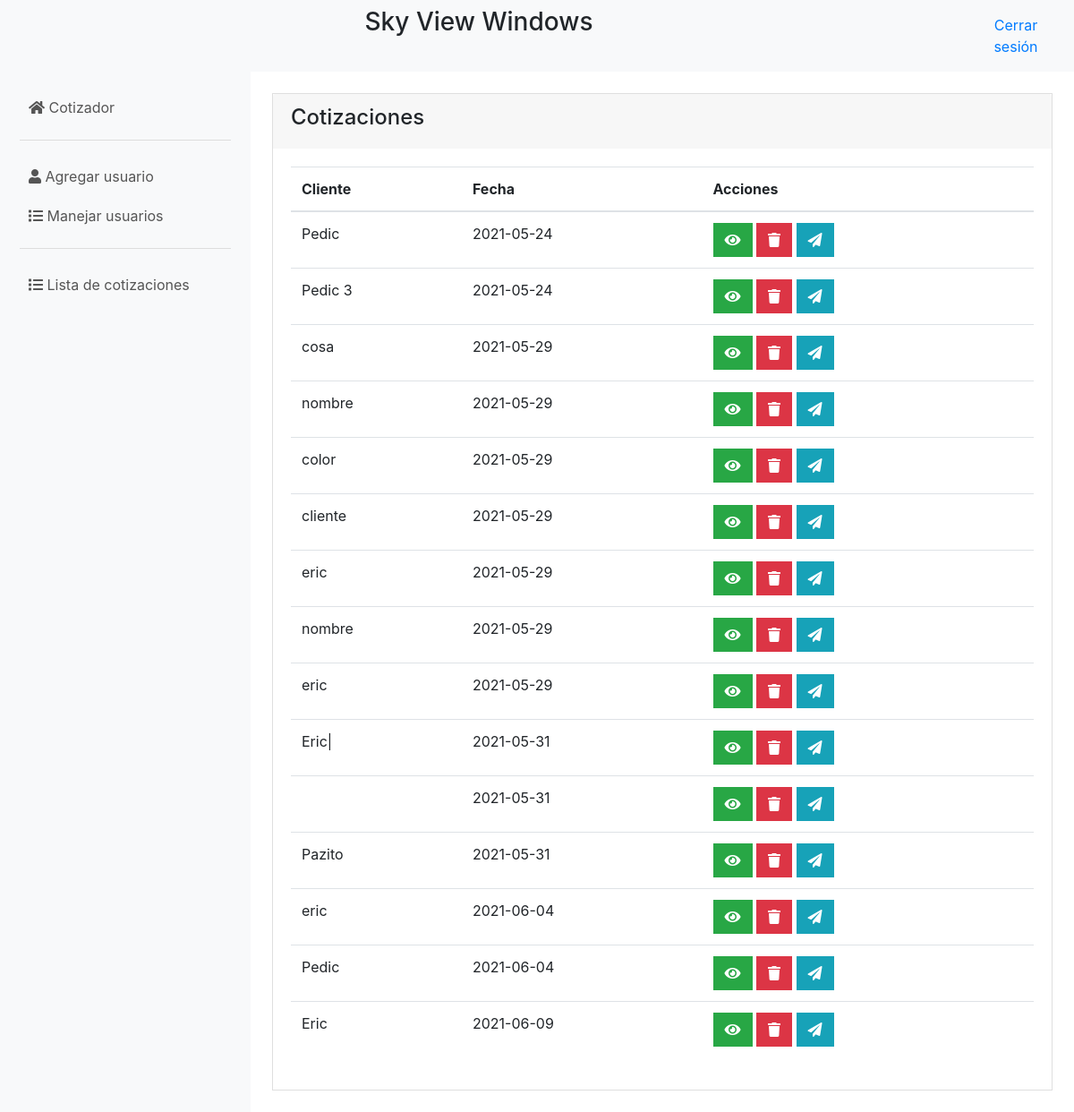
The app's page /views/components/lstCotizaciones.php (signed in), older data.
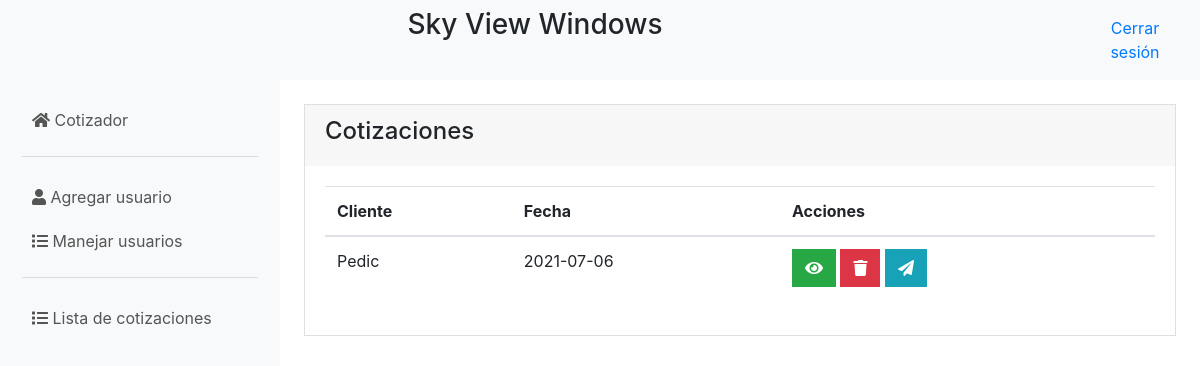
The same page, newer data.
### tables this page shows
CREATE TABLE `cotizaciones` (
  `idCotizacion` int(11) NOT NULL,
  `ventana` longtext NOT NULL CHECK (json_valid(`ventana`)),
  `cliente` varchar(100) NOT NULL,
  `fecha` date NOT NULL
);

### models/conexion.php (called while the page is built)
<?php
class Conexion {
  public static function conectar() {
    $servername = "127.0.0.1";
    $username = "root";
    $password = "";
    $dbname = "cotizador";
    try {
      $conexion = new PDO("mysql:host=$servername;dbname=$dbname", $username, $password);
      $conexion->setAttribute(PDO::ATTR_ERRMODE, PDO::ERRMODE_EXCEPTION);
    } catch (PDOException $exception) {
      print_r($exception);
    }
    return $conexion;
  }
}

### models/modelCotizaciones.php (called while the page is built, shortened)
<?php
require_once "conexion.php";
class CotizacionesModel {
  public static function mdlListarCotizaciones() {
    $statement = Conexion::conectar() -> prepare("SELECT * FROM `cotizaciones`;");
    $statement -> execute();
    return $statement -> fetchAll();
  }
}

### controllers/controllerCotizaciones.php (the view, shortened to what this page needs)
<?php
class CotizacionesController {
  public function ctrListarCotizaciones() {
    $cotizaciones = CotizacionesModel::mdlListarCotizaciones();
    foreach ($cotizaciones as $cotizacion) {
      echo '
        <tr>
          <td>' . $cotizacion["cliente"] . '</td>
          <td>' . $cotizacion["fecha"] .'</td>
          <td>
            <button class="btn btn-success" onclick="mirarCotizacion(' . $cotizacion["idCotizacion"] . ')"><i class="fas fa-eye"></i></button>
            <button class="btn btn-danger" onclick="borrarCotizacion(' . $cotizacion["idCotizacion"] . ')"><i class="fas fa-trash"></i></button>
            <button class="btn btn-info" onclick="enviarCotizacion(' . $cotizacion["idCotizacion"] . ')"><i class="fas fa-paper-plane"></i></button>
          </td>
        </tr>
      ';
    }
  }
}

### views/components/lstCotizaciones.php (shortened to what this page needs)
<?php
require_once "../../controllers/controllerCotizaciones.php";
require_once "../../models/modelCotizaciones.php";
?>
<!DOCTYPE html>
<html>
<head>
  <link rel="stylesheet" href="../../lib/vendor/bootstrap/css/bootstrap.css" type="text/css" />
  <link rel="stylesheet" href="../css/style.css" type="text/css" />
  <link rel="stylesheet" href="https://use.fontawesome.com/releases/v5.15.1/css/all.css">
</head>
<body>
  <div style="display: flex; flex-flow: column; height: 100%">
    <?php
      include "./topbar.php";
    ?>
    <div class="d-flex" style="flex-grow: 1">
      <?php
        include "./menu.php";
      ?>
      <div class="m-4 w-100 d-flex" style="flex-grow: 1; flex-direction: column;">
        <div class="row justify-content-center">
          <div class="col">
            <div class="card">
              <div class="card-header border-0">
                <h4>Cotizaciones</h4>
              </div>
              <div class="card-body">
                <table class="table bg-white table-bordererd table-hover">
                  <thead>
                    <th scope="col">Cliente</th>
                    <th scope="col">Fecha</th>
                    <th scope="col">Acciones</th>
                  </thead>
                  <tbody>
                    <?php
                      $controllerCotizaciones = new CotizacionesController();
                      $controllerCotizaciones -> ctrListarCotizaciones();
                    ?>
                  </tbody>
                </table>
              </div>
            </div>
          </div>
        </div>
      </div>
    </div>
  </div>
</body>
</html>

### views/components/topbar.php
<div class="nav bg-light">
    <div class="row w-100">
        <div class="col-md-11 col-lg-11 col-8 text-center">
            <h3 class="mt-2">Sky View Windows</h3>
        </div>
        <div class="col-md-1 col-lg-1 col-4 text-center">
            <a href="salir.php"><p class="mt-3">Cerrar sesión</p></a>
        </div>
    </div>
</div>

### views/components/menu.php
<div class="d-flex flex-column flex-shrink-0 p-3 bg-light menu" style="width: 280px;" style="flex: 1 1 auto;">
  <ul class="nav nav-pills flex-column mb-auto">
    <li class="nav-item">
      <a href="inicio.php" class="nav-link" aria-current="page">
        <i class="fas fa-home"></i>
        Cotizador
      </a>
    </li>
    <hr style="border-top: 1px solid #DDDDDD; width: 95%">
    <li>
      <a href="agregarUsuario.php" class="nav-link link-dark">
      <i class="fas fa-user"></i>
        Agregar usuario
      </a>
    </li>
    <li>
      <a href="lstUsuarios.php" class="nav-link link-dark">
      <i class="fas fa-list"></i>
        Manejar usuarios
      </a>
    </li>
    <hr style="border-top: 1px solid #DDDDDD; width: 95%">
    <li>
      <a href="lstCotizaciones.php" class="nav-link link-dark">
        <i class="fas fa-list"></i>
        Lista de cotizaciones
      </a>
    </li>
  </ul>
</div>

### views/css/style.css (style rules this page uses)
body { height: 100vh; display: flex; flex-direction: column; }
.card { border-radius: 0px !important; }
button { border-radius: 0px !important; }
.nav-link { background-color: #F8F9FA; margin-top: 4px; transition-duration: 0.1s; border-radius: 0px !important; color: #555555; }

Row changes from the older to the newer data that the page shows:
removed cotizaciones: cliente "Pedic", fecha "2021-05-24"
removed cotizaciones: cliente "Pedic 3", fecha "2021-05-24"
removed cotizaciones: cliente "cosa", fecha "2021-05-29"
removed cotizaciones: cliente "nombre", fecha "2021-05-29"
removed cotizaciones: cliente "color", fecha "2021-05-29"
removed cotizaciones: cliente "cliente", fecha "2021-05-29"
removed cotizaciones: cliente "eric", fecha "2021-05-29"
removed cotizaciones: cliente "nombre", fecha "2021-05-29"
removed cotizaciones: cliente "eric", fecha "2021-05-29"
removed cotizaciones: cliente "Eric|", fecha "2021-05-31"
removed cotizaciones: fecha "2021-05-31"
removed cotizaciones: cliente "Pazito", fecha "2021-05-31"
removed cotizaciones: cliente "eric", fecha "2021-06-04"
removed cotizaciones: cliente "Pedic", fecha "2021-06-04"
removed cotizaciones: cliente "Eric", fecha "2021-06-09"
added cotizaciones: cliente "Pedic", fecha "2021-07-06"
